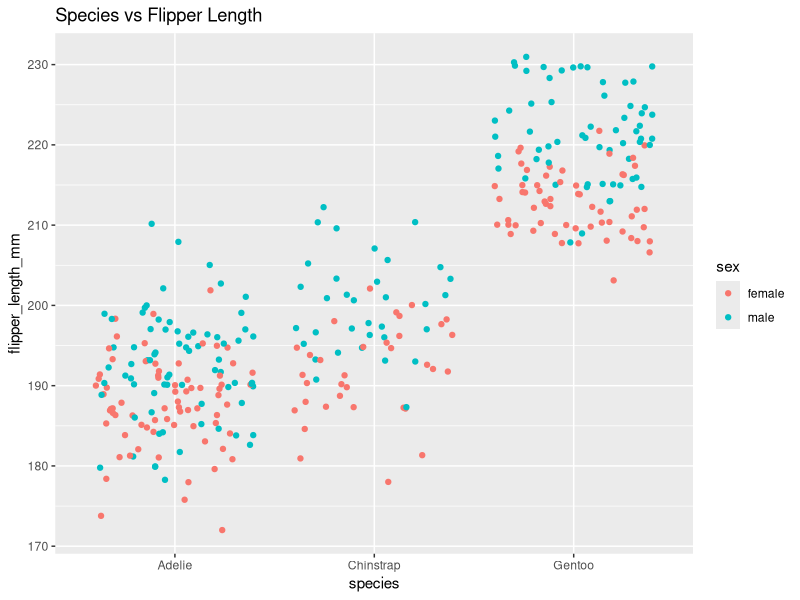
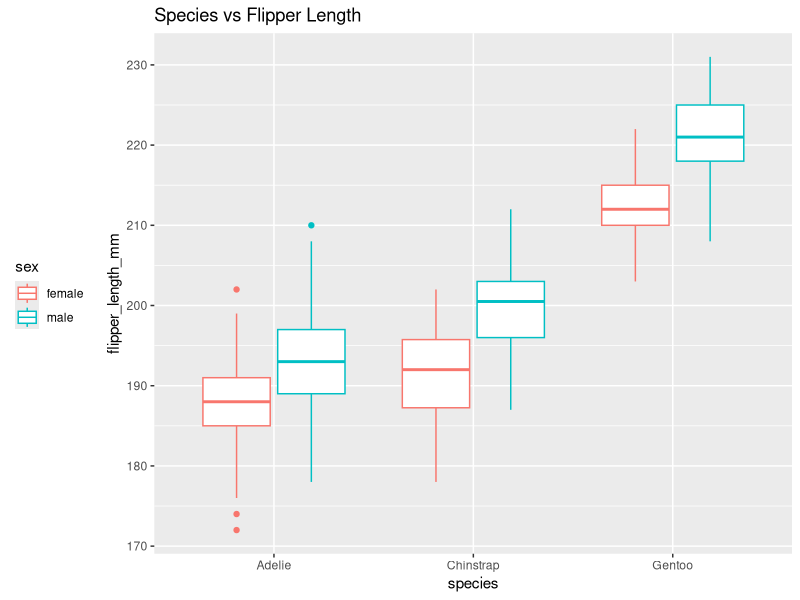
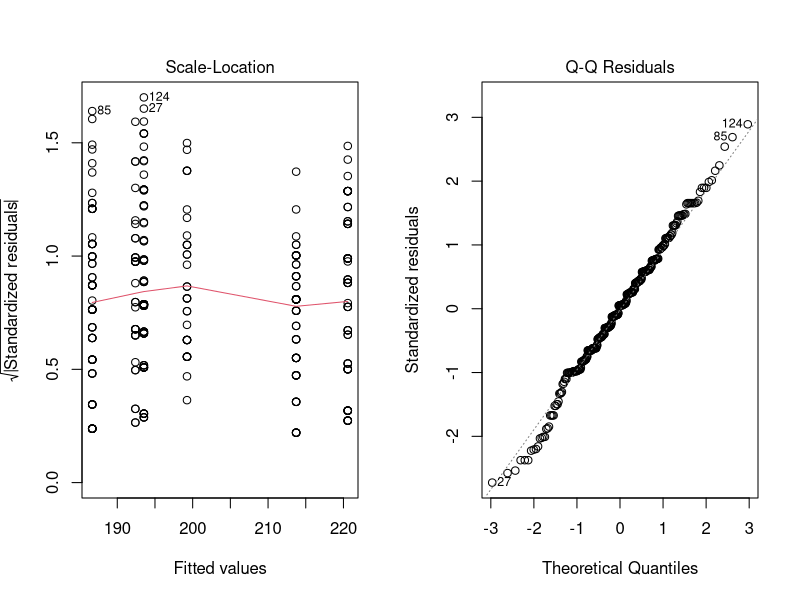
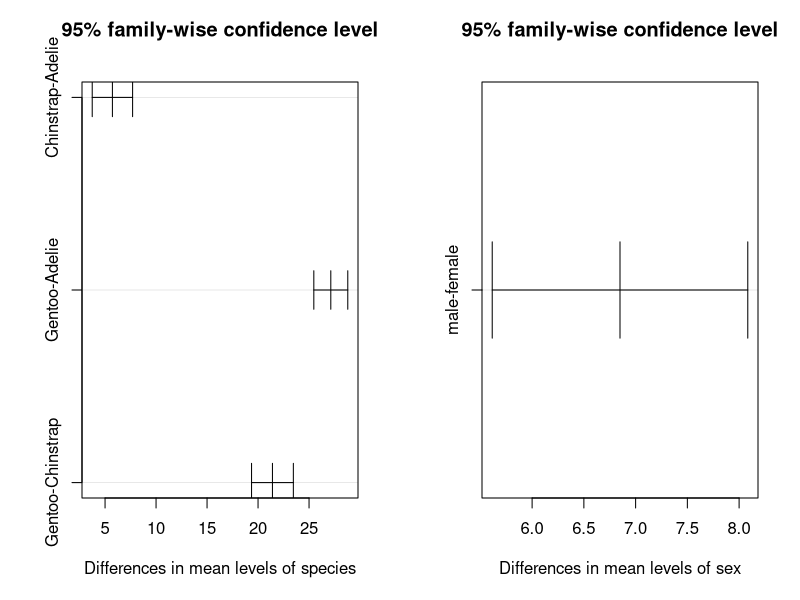

The R script that drew these images, in order:
## ---- chunk 1
knitr::opts_chunk$set(echo = TRUE)
## ---- chunk 2
# Loading required library
#install.packages("palmerpenguins")
library(palmerpenguins)
library(tidyverse)
library(lattice)
library(car)
## ---- chunk 3
glimpse(penguins)
## ---- chunk 4
DATA <- penguins %>% 
  select(species,flipper_length_mm,sex)
DATA <- na.omit(DATA) # Removed 11 observations
head(DATA)
## ---- chunk 5
summary(DATA)
## ---- chunk 6
ggplot(DATA)+
  aes(species,flipper_length_mm,color=sex)+
  geom_jitter(na.rm = TRUE)+ #  geom_point(position = "jitter")
  theme(legend.position="right")+
  labs(title="Species vs Flipper Length")
## ---- chunk 7
ggplot(DATA)+
  aes(species,flipper_length_mm,color=sex)+
  geom_boxplot(na.rm = TRUE)+ # color, shape 
  theme(legend.position="left")+
  labs(title="Species vs Flipper Length")
## ---- chunk 8
anova_two_way <- aov(flipper_length_mm ~ species+sex,data=DATA
               )
## ---- chunk 9
summary(anova_two_way)
## ---- chunk 10
par(mfrow=c(1,2)) # combine plots
plot(anova_two_way,3)
plot(anova_two_way,2)
## ---- chunk 11
shapiro.test(anova_two_way$residuals)
## ---- chunk 12
# Levene's test from car library
leveneTest(flipper_length_mm ~ species*sex, data=DATA)
## ---- chunk 13
Tk <- TukeyHSD(anova_two_way)
Tk
## ---- chunk 14
plot(Tk)
## ---- chunk 15
head(ToothGrowth)
